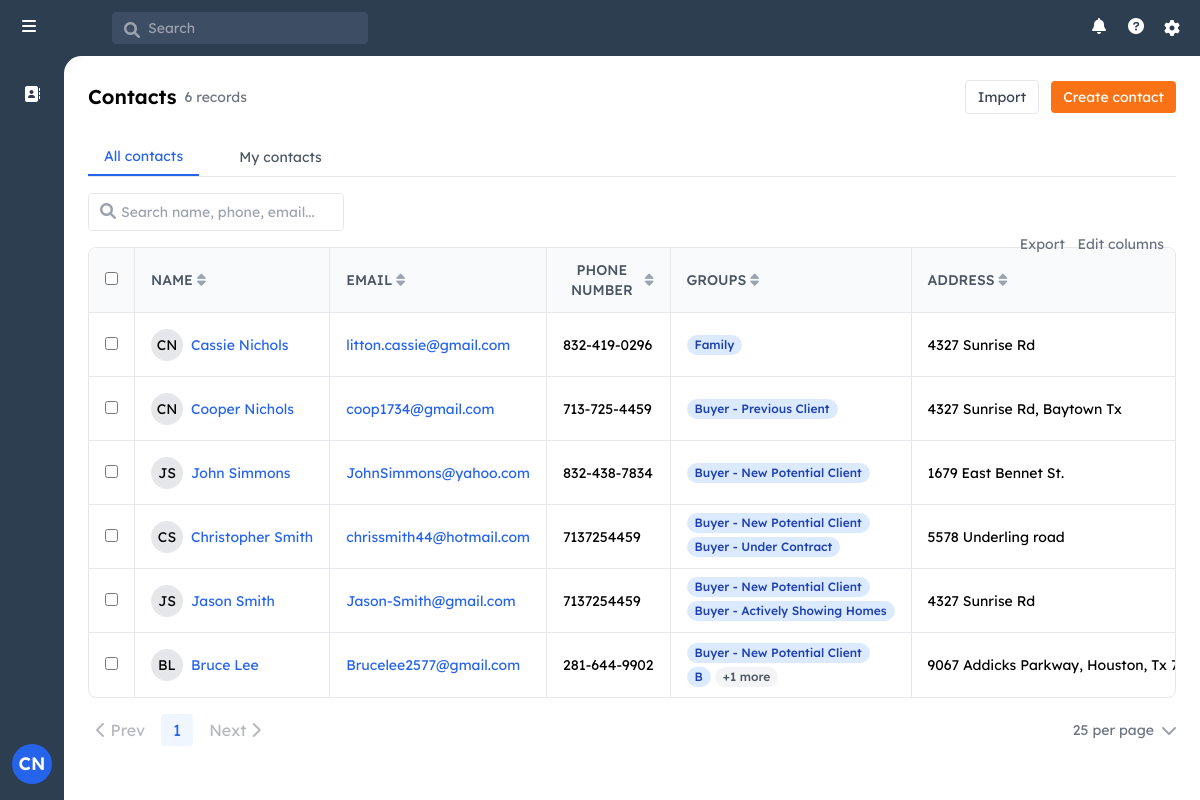
Page / (signed in) on the earlier database version.
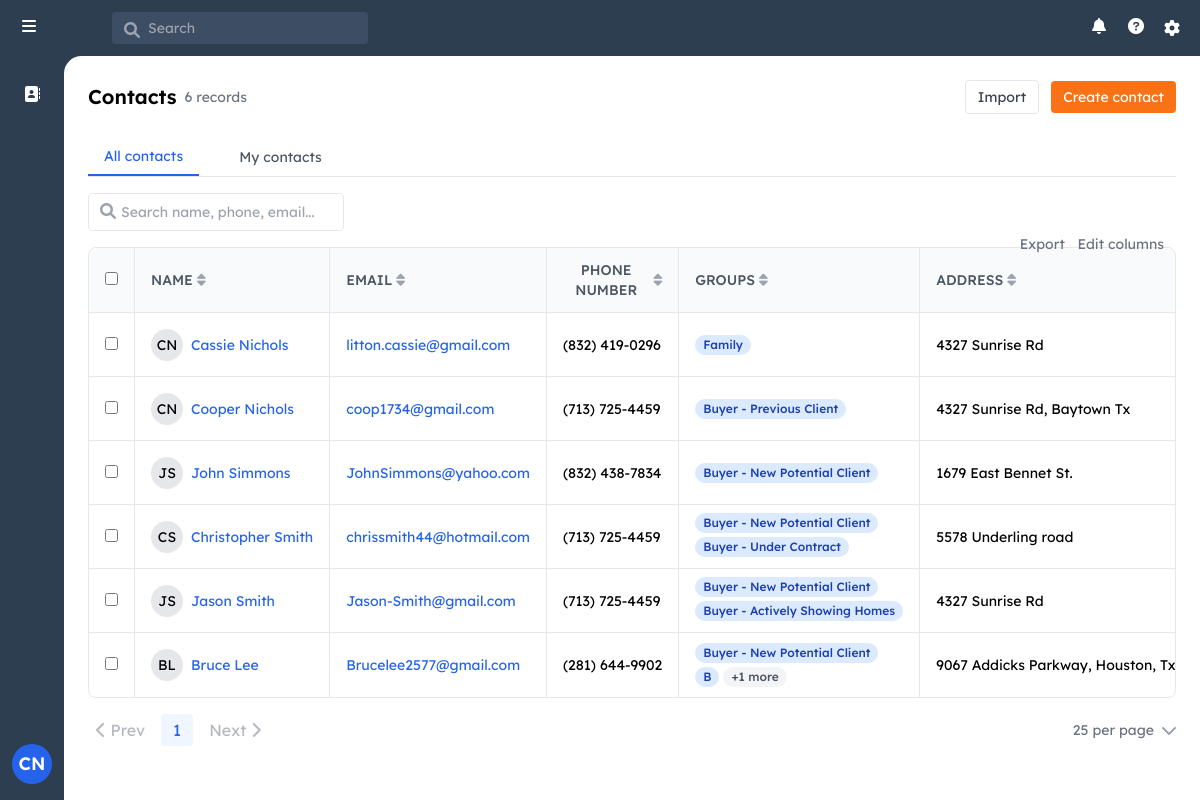
Same page on the later database version.
### models.py (models this page shows, shortened)
class User(UserMixin, db.Model):
    id = db.Column(db.Integer, primary_key=True)
    username = db.Column(db.String(80), unique=True, nullable=False)
    email = db.Column(db.String(120), unique=True, nullable=False)
    password_hash = db.Column(db.String(128))
    first_name = db.Column(db.String(80), nullable=False)
    last_name = db.Column(db.String(80), nullable=False)
    role = db.Column(db.String(20), nullable=False, default='agent')
    created_at = db.Column(db.DateTime, nullable=False, default=datetime.utcnow)
    last_login = db.Column(db.DateTime)
    contacts = db.relationship('Contact', backref='owner', lazy=True)

class Contact(db.Model):
    id = db.Column(db.Integer, primary_key=True)
    user_id = db.Column(db.Integer, db.ForeignKey('user.id'), nullable=False)
    first_name = db.Column(db.String(80), nullable=False)
    last_name = db.Column(db.String(80), nullable=False)
    email = db.Column(db.String(120))
    phone = db.Column(db.String(20))
    address = db.Column(db.String(200))
    notes = db.Column(db.Text)
    created_at = db.Column(db.DateTime, nullable=False, default=datetime.utcnow)
    updated_at = db.Column(db.DateTime, nullable=False, default=datetime.utcnow,
                           onupdate=datetime.utcnow)
    groups = db.relationship('ContactGroup',
                           secondary=contact_groups,
                           back_populates='contacts',
                           lazy='joined')

class ContactGroup(db.Model):
    id = db.Column(db.Integer, primary_key=True)
    name = db.Column(db.String(100), unique=True, nullable=False)
    category = db.Column(db.String(50), nullable=False)
    sort_order = db.Column(db.Integer, nullable=False)
    created_at = db.Column(db.DateTime, nullable=False, default=datetime.utcnow)
    contacts = db.relationship('Contact',
                             secondary=contact_groups,
                             back_populates='groups',
                             lazy='dynamic')

### app.py (the view)
    @app.route('/')
    @login_required
    def index():
        contacts = Contact.query.filter_by(user_id=current_user.id).all() if not current_user.role == 'admin' \
            else Contact.query.all()
        return render_template('index.html', contacts=contacts)

### templates/index.html (shortened to what this page needs)
{% extends "base.html" %}
{% block content %}
<div class="p-6">
    <div class="flex justify-between items-center mb-6">
        <div class="flex items-center space-x-2">
            <h1 class="text-xl font-semibold">Contacts</h1>
            <span class="text-sm text-gray-500">{{ contacts|length }} record{% if contacts|length != 1 %}s{% endif %}</span>
        </div>
        <div class="flex items-center space-x-3">
            <button class="text-sm px-3 py-1.5 border rounded text-gray-700 hover:bg-gray-50">
                Import
            </button>
            <a href="{{ url_for('create_contact') }}" class="text-sm px-3 py-1.5 bg-orange-500 text-white rounded hover:bg-orange-600">
                Create contact
            </a>
        </div>
    </div>
    <div class="border-b mb-4">
        <div class="flex space-x-6">
            <button class="px-4 py-2 text-sm text-blue-600 border-b-2 border-blue-600">
                All contacts
            </button>
            <button class="px-4 py-2 text-sm text-gray-600 hover:text-gray-800">
                My contacts
            </button>
        </div>
    </div>
    <div class="mb-4 relative">
        <input
            type="text"
            placeholder="Search name, phone, email..."
            class="w-64 pl-8 pr-4 py-2 border rounded text-sm"
        >
        <i class="fas fa-search absolute left-3 top-2.5 text-gray-400"></i>
        <div class="absolute right-3 space-x-2">
            <button class="text-sm text-gray-500">Export</button>
            <button class="text-sm text-gray-500">Edit columns</button>
        </div>
    </div>
    <div class="border rounded-lg overflow-hidden">
        <table class="w-full">
            <thead class="bg-gray-50 text-sm border-b">
                <tr>
                    <th class="w-8 px-4 py-3">
                        <input type="checkbox" class="rounded">
                    </th>
                    <th class="w-64 px-4 py-3 font-medium text-gray-600 border-l text-sm">
                        <div class="flex items-center space-x-1">
                            <span>NAME</span>
                            <i class="fas fa-sort text-gray-400 hover:text-gray-600 cursor-pointer"></i>
                        </div>
                    </th>
                    <th class="w-48 px-4 py-3 font-medium text-gray-600 border-l text-sm">
                        <div class="flex items-center space-x-1">
                            <span>EMAIL</span>
                            <i class="fas fa-sort text-gray-400 hover:text-gray-600 cursor-pointer"></i>
                        </div>
                    </th>
                    <th class="w-40 px-4 py-3 font-medium text-gray-600 border-l text-sm">
                        <div class="flex items-center space-x-1">
                            <span>PHONE NUMBER</span>
                            <i class="fas fa-sort text-gray-400 hover:text-gray-600 cursor-pointer"></i>
                        </div>
                    </th>
                    <th class="w-64 px-4 py-3 font-medium text-gray-600 border-l text-sm">
                        <div class="flex items-center space-x-1">
                            <span>GROUPS</span>
                            <i class="fas fa-sort text-gray-400 hover:text-gray-600 cursor-pointer"></i>
                        </div>
                    </th>
                    <th class="w-48 px-4 py-3 font-medium text-gray-600 border-l text-sm">
                        <div class="flex items-center space-x-1">
                            <span>ADDRESS</span>
                            <i class="fas fa-sort text-gray-400 hover:text-gray-600 cursor-pointer"></i>
                        </div>
                    </th>
                </tr>
            </thead>
            <tbody class="divide-y text-sm">
                {% for contact in contacts %}
                <tr class="hover:bg-gray-50 h-16">
                    <td class="px-4">
                        <input type="checkbox" class="rounded">
                    </td>
                    <td class="px-4 border-l">
                        <div class="flex items-center">
                            <div class="w-8 h-8 rounded-full bg-gray-200 flex items-center justify-center text-sm mr-2 flex-shrink-0">
                                {{ contact.first_name[0] }}{{ contact.last_name[0] }}
                            </div>
                            <a href="{{ url_for('view_contact', contact_id=contact.id) }}"
                               class="text-blue-600 hover:text-blue-800 text-sm overflow-hidden overflow-ellipsis whitespace-nowrap max-w-[180px]">
                                {{ contact.first_name }} {{ contact.last_name }}
                            </a>
                        </div>
                    </td>
                    <td class="px-4 border-l">
                        <div class="overflow-hidden overflow-ellipsis whitespace-nowrap text-blue-600">
                            {{ contact.email or '--' }}
                        </div>
                    </td>
                    <td class="px-4 border-l">
                        <div class="overflow-hidden overflow-ellipsis whitespace-nowrap">
                            {{ contact.phone or '--' }}
                        </div>
                    </td>
                    <td class="px-4 border-l relative">
                        <div class="flex flex-wrap gap-1 max-h-12 overflow-hidden relative">
                            {% for group in contact.groups[:2] %}
                                <span class="inline-flex items-center px-2 py-0.5 rounded-full text-xs font-medium bg-blue-100 text-blue-800 whitespace-nowrap">
                                    {{ group.name }}
                                </span>
                            {% else %}
                                --
                            {% endfor %}
                            {% if contact.groups|length > 2 %}
                                <span class="inline-flex items-center px-2 py-0.5 rounded-full text-xs font-medium bg-gray-100 text-gray-600">
                                    +{{ contact.groups|length - 2 }} more
                                </span>
                            {% endif %}
                        </div>
                    </td>
                    <td class="px-4 border-l relative group">
                        <div class="overflow-hidden overflow-ellipsis whitespace-nowrap">
                            {{ contact.address or '--' }}
                        </div>
                    </td>
                </tr>
                {% else %}
                <tr>
                    <td colspan="8" class="px-4 py-8 text-center text-gray-500 text-sm">
                        No contacts found. Click "Create contact" to add one.
                    </td>
                </tr>
                {% endfor %}
            </tbody>
        </table>
    </div>
    <div class="flex items-center justify-between mt-4">
        <div class="flex items-center space-x-2">
            <button class="px-2 py-1 text-gray-500 disabled:opacity-50" disabled>
                <i class="fas fa-chevron-left"></i> Prev
            </button>
            <span class="px-3 py-1 bg-blue-50 text-blue-600 rounded">1</span>
            <button class="px-2 py-1 text-gray-500 disabled:opacity-50" disabled>
                Next <i class="fas fa-chevron-right"></i>
            </button>
        </div>
        <div class="flex items-center space-x-2">
            <span class="text-sm text-gray-500">25 per page</span>
            <i class="fas fa-chevron-down text-gray-400"></i>
        </div>
    </div>
</div>
{% endblock %}

### templates/base.html (shortened to what this page needs)
<!DOCTYPE html>
<html lang="en">
<head>
    <script src="https://cdn.tailwindcss.com"></script>
    <link rel="stylesheet" href="https://cdnjs.cloudflare.com/ajax/libs/font-awesome/6.0.0/css/all.min.css">
</head>
<body class="h-screen flex flex-col bg-[#2d3e50]">
<header class="text-white h-14 flex items-center justify-between">
    <div class="flex items-center space-x-12">
        <div class="w-16 flex justify-center">
            <i class="fas fa-bars h-5 w-5"></i>
        </div>
        <div class="relative">
            <i class="fas fa-search h-4 w-4 absolute left-3 top-2.5 text-gray-400"></i>
            <input
                type="text"
                placeholder="Search"
                class="bg-[#3d4d63] text-sm rounded pl-9 pr-4 py-1.5 w-64 focus:outline-none"
            >
        </div>
    </div>
    <div class="flex items-center space-x-4 pr-4 relative">
        <i class="fas fa-bell h-5 w-5"></i>
        <i class="fas fa-question-circle h-5 w-5"></i>
        <div class="relative">
            <i class="fas fa-cog h-5 w-5 cursor-pointer" id="settingsDropdownToggle"></i>
        </div>
    </div>
</header>
<div class="flex flex-1 overflow-hidden relative">
    <aside class="w-16 flex flex-col items-center py-4 z-10">
        <a href="{{ url_for('index') }}" class="p-2.5 rounded-lg hover:bg-[#3d4d63] mb-2">
            <i class="fas fa-address-book text-white"></i>
        </a>
        <div class="relative">
            <button
                id="userIcon"
                class="w-10 h-10 rounded-full bg-blue-600 text-white flex items-center justify-center text-lg font-semibold"
            >
                {% if current_user.is_authenticated %}
  {{ current_user.first_name[0] }}{{ current_user.last_name[0] }}
{% else %}
  OG
{% endif %}
            </button>
        </div>
    </aside>
    <main class="flex-1 overflow-auto bg-white absolute inset-0 ml-16 rounded-tl-[1.1rem]">
        {% block content %}{% endblock %}
    </main>
</div>
</body>
</html>

### templates/base.html (style rules this page uses)
body { font-family: "Lexend Deca", Helvetica, Arial, sans-serif; }

Differences in the rows shown:
changed Contact "Cassie": phone "832-419-0296" → "(832) 419-0296"
changed Contact "Cooper": phone "713-725-4459" → "(713) 725-4459"
changed Contact "John": phone "832-438-7834" → "(832) 438-7834"
changed Contact "Christopher": phone "7137254459" → "(713) 725-4459"
changed Contact "Jason": phone "7137254459" → "(713) 725-4459"
changed Contact "Bruce": phone "281-644-9902" → "(281) 644-9902"
